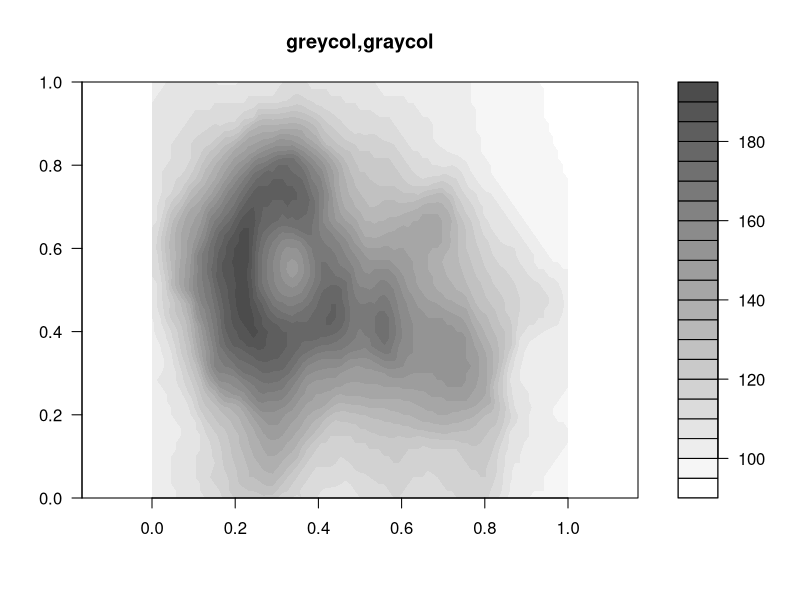
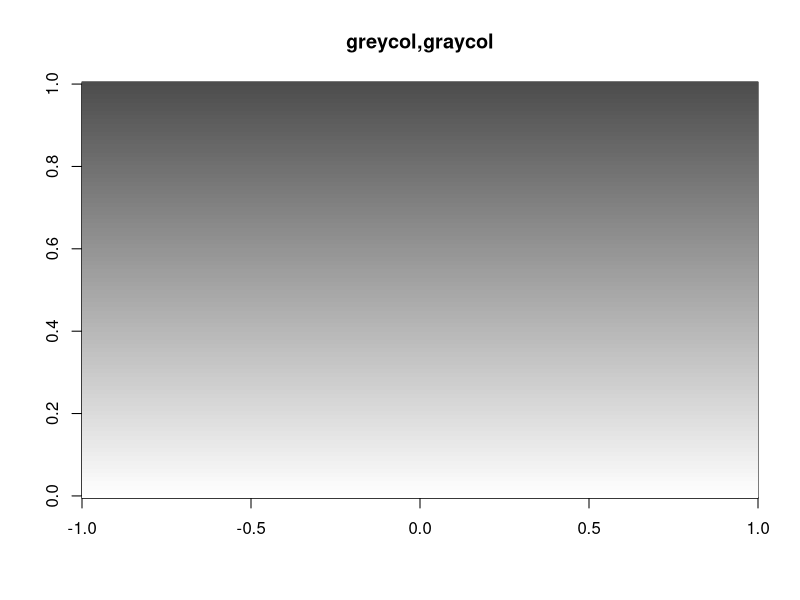

Write the R code that produced these figures, in order.
# r2py crawler metadata
# package: shape
# source_type: rd_example
# topic: greycol.Rd
# source_file: C:\Users\bened\AppData\Local\R\win-library\4.5\shape\help
# lines: 5

suppressPackageStartupMessages(library(shape))
filled.contour(volcano, color = graycol, asp = 1, main = "greycol,graycol")
graycol(10)
image(
      matrix(nrow = 1, ncol = 100, data = 1:100),
      col = graycol(100),
      main = "greycol,graycol"
)
